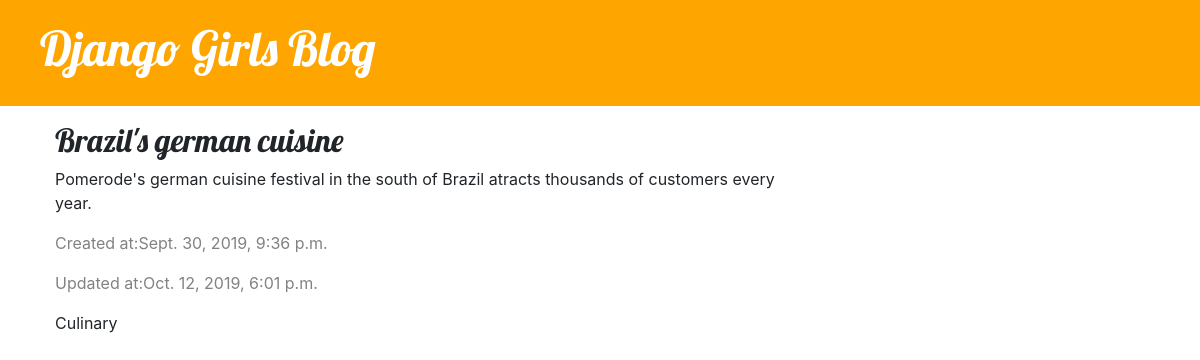
The page /article/5/ on the database its author committed.
### NewsPage/models.py (models this page shows, shortened)
class AbstractContent(models.Model):
    created_at = models.DateTimeField(auto_now_add=True)
    updated_at = models.DateTimeField(auto_now=True)
    class Meta:
        abstract = True

class Article(AbstractContent):
    DRAFT = 'DRAFT'
    PUBLISH = 'PUBLISH'
    ARCHIVE = 'ARCHIVE'
    STATUS = (
        (DRAFT, 'Draft'),
        (PUBLISH, 'Publish'),
        (ARCHIVE, 'Archive'),
    )
    title = models.CharField(max_length=200)
    creator = models.ForeignKey(
        get_user_model(),
        on_delete=models.CASCADE,
        related_name="related_article"
    )
    category = models.ForeignKey(
        Category,
        on_delete=models.CASCADE,
        related_name="related_article"
    )
    current_status = models.CharField(max_length=7, choices=STATUS, default=DRAFT)
    content = models.TextField()

class Category(AbstractContent):
    name = models.CharField(max_length=25, null=False, blank=False)

### NewsPage/views.py (the view)
# urls.py: path('article/<int:pk>/', views.article_detail, name='article_detail'),
def article_detail(request, pk):
    article = get_object_or_404(Article, pk=pk)
    return render(request, 'NewsPage/article_detail.html', {'article': article})

### NewsPage/templates/NewsPage/article_detail.html (shortened to what this page needs)
{% extends 'NewsPage/base.html' %}
{% block content %}
    <div class="article">
        <h2>{{ article.title }}</h2>
        <p>{{ article.content|linebreaksbr }}</p>
        <div class="date">
            <p>Created at:{{ article.created_at }}</p>
            <p>Updated at:{{ article.updated_at }}</p>
        </div>
        <div class="category">
            {{ article.category.name }}
        </div>
    </div>
{% endblock %}

### NewsPage/static/css/NewsPage.css (style rules this page uses)
h1, h2, h3, h4 { font-family: 'Lobster', cursive; }
.date { color: #828282; }
.article { margin-top: 15px; margin-bottom: 70px; }

### rows shown on the page
Article: title "Brazil's german cuisine", content "Pomerode's german cuisine festival in the south of Brazil atracts thousands of customers every year.", created_at "Sept. 30, 2019, 9:36 p.m.", updated_at "Oct. 12, 2019, 6:01 p.m.", category.name "Culinary"
